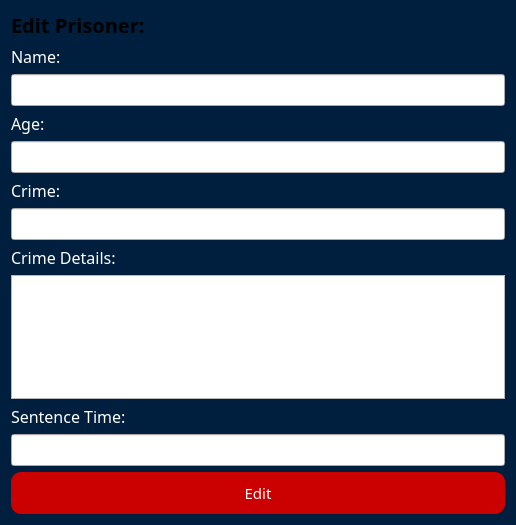
<?xml version="1.0" encoding="UTF-8"?>
<ui version="4.0">
 <class>EditPrisoner</class>
 <widget class="QDialog" name="EditPrisoner">
  <property name="geometry">
   <rect>
    <x>0</x>
    <y>0</y>
    <width>516</width>
    <height>525</height>
   </rect>
  </property>
  <property name="windowTitle">
   <string>Dialog</string>
  </property>
  <property name="styleSheet">
   <string notr="true">*{
	font-family: century gothic;

}

#EditPrisoner{
	background-color:#001F3F;
}


QLineEdit {
    min-height: 30px;
    min-width: 250px;
    font-size: 16px;
}

#label,#label_2,#label_3,#label_4,#label_5{
	font-size:16px;
	color:white;
}


#edit_btn{
	background-color : #cb0000 ;
	border-radius : 10px;
	color:white;
	font-size:15px;
	padding:10px;
}

#edit_btn:hover{
	background-color: #850101;
}

#label_6{  /*edit label */
    font-size: 20px;      /* Adjust the font size */
    font-family: 'Segoe UI';  /* Change the font */
    color-white;
	font-weight:bold;
 
}

</string>
  </property>
  <layout class="QVBoxLayout" name="verticalLayout">
   <item>
    <widget class="QLabel" name="label_6">
     <property name="text">
      <string>Edit Prisoner:</string>
     </property>
    </widget>
   </item>
   <item>
    <widget class="QLabel" name="label">
     <property name="text">
      <string>Name:</string>
     </property>
    </widget>
   </item>
   <item>
    <widget class="QLineEdit" name="nameLineEdit">
     <property name="text">
      <string/>
     </property>
    </widget>
   </item>
   <item>
    <widget class="QLabel" name="label_2">
     <property name="text">
      <string>Age:</string>
     </property>
    </widget>
   </item>
   <item>
    <widget class="QLineEdit" name="ageLineEdit">
     <property name="text">
      <string/>
     </property>
    </widget>
   </item>
   <item>
    <widget class="QLabel" name="label_3">
     <property name="text">
      <string>Crime:</string>
     </property>
    </widget>
   </item>
   <item>
    <widget class="QLineEdit" name="crimeLineEdit">
     <property name="text">
      <string/>
     </property>
    </widget>
   </item>
   <item>
    <widget class="QLabel" name="label_4">
     <property name="text">
      <string>Crime Details:</string>
     </property>
    </widget>
   </item>
   <item>
    <widget class="QPlainTextEdit" name="crimeDetailsTextEdit">
     <property name="plainText">
      <string/>
     </property>
    </widget>
   </item>
   <item>
    <widget class="QLabel" name="label_5">
     <property name="text">
      <string>Sentence Time:</string>
     </property>
    </widget>
   </item>
   <item>
    <widget class="QLineEdit" name="sentenceLineEdit">
     <property name="text">
      <string/>
     </property>
    </widget>
   </item>
   <item>
    <widget class="QPushButton" name="edit_btn">
     <property name="text">
      <string>Edit</string>
     </property>
    </widget>
   </item>
  </layout>
 </widget>
 <resources/>
 <connections/>
</ui>
